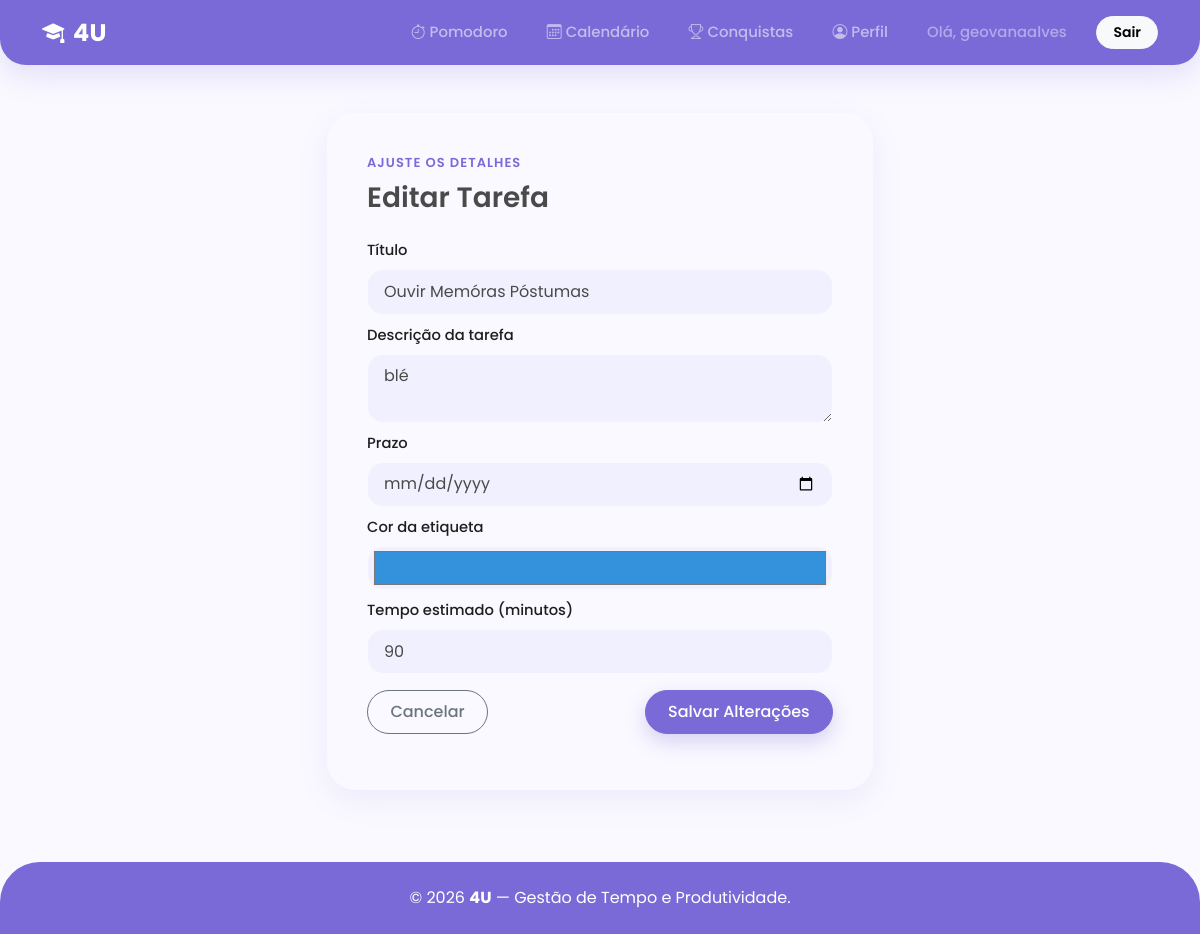
The page /tarefas/4/editar/ (signed in) on the database its author committed.
### core/models.py (models this page shows, shortened)
class Tarefa(models.Model):
    usuario = models.ForeignKey(User, on_delete=models.CASCADE, related_name='tarefas')
    titulo = models.CharField(max_length=200)
    descricao = models.TextField(blank=True, null=True)
    data_execucao = models.DateField()
    concluida = models.BooleanField(default=False)
    cor_etiqueta = models.CharField(max_length=7, default="#3498db")
    tempo_estimado_minutos = models.IntegerField(default=0)

### core/views.py (the view)
# urls.py: path('tarefas/<int:pk>/editar/', views.editar_tarefa_view, name='editar_tarefa'),
@login_required
def editar_tarefa_view(request, pk):
    tarefa = get_object_or_404(Tarefa, pk=pk, usuario=request.user)
    if request.method == 'POST':
        form = TarefaForm(request.POST, instance=tarefa)
        origem = request.POST.get('origem', 'calendario')
        if form.is_valid():
            form.save()
            messages.success(request, 'Tarefa atualizada com sucesso!')
            return redirect(origem if origem in ('dashboard', 'calendario') else 'calendario')
    else:
        form = TarefaForm(instance=tarefa)
        origem = request.GET.get('origem', 'calendario')
    return render(request, 'core/tarefa_form.html', {
        'form': form, 'modo': 'editar', 'tarefa': tarefa, 'origem': origem
    })

### core/forms.py
class TarefaForm(forms.ModelForm):
    class Meta:
        model = Tarefa
        fields = ['titulo', 'descricao', 'data_execucao', 'cor_etiqueta', 'tempo_estimado_minutos']
        labels = {
            'titulo': 'Título',
            'descricao': 'Descrição da tarefa',
            'data_execucao': 'Prazo',
            'cor_etiqueta': 'Cor da etiqueta',
            'tempo_estimado_minutos': 'Tempo estimado (minutos)',
        }
        widgets = {
            'titulo': forms.TextInput(attrs={'class': 'form-control'}),
            'descricao': forms.Textarea(attrs={'class': 'form-control', 'rows': 2}),
            'data_execucao': forms.DateInput(attrs={'class': 'form-control', 'type': 'date'}),
            'cor_etiqueta': forms.TextInput(attrs={'class': 'form-control', 'type': 'color'}),
            'tempo_estimado_minutos': forms.NumberInput(attrs={'class': 'form-control'}),
        }

### core/templates/core/tarefa_form.html (shortened to what this page needs)
{% extends 'core/base.html' %}
{% block content %}
<div class="row justify-content-center">
    <div class="col-md-6">
        <div class="card auth-card shadow-sm border-0">
            <div class="card-body p-4">
                <span class="text-eyebrow d-block">
                    {% if modo == 'editar' %}Ajuste os detalhes{% else %}Planeje seu foco{% endif %}
                </span>
                <h3 class="card-title mt-2 mb-4">
                    {% if modo == 'editar' %}
                    Editar Tarefa
                    {% else %}
                    Nova Tarefa
                    {% endif %}
                </h3>
                <form method="post" class="row g-2 mb-3">
                    {% for field in form %}
                    <div class="col-12">
                        <label class="form-label">{{ field.label }}</label>
                        {{ field }}
                    </div>
                    {% endfor %}
                    <div class="d-flex justify-content-between mt-3">
                        <a href="{% url origem %}" class="btn btn-outline-secondary">Cancelar</a>
                        <button type="submit" class="btn btn-primary">
                            {% if modo == 'editar' %}Salvar Alterações{% else %}Criar Tarefa{% endif %}
                        </button>
                    </div>
                </form>
            </div>
        </div>
    </div>
</div>
{% endblock %}

### core/templates/core/base.html (shortened to what this page needs)
{% load static %}
<!DOCTYPE html>
<html lang="pt-br">
<head>
    <link href="https://cdn.jsdelivr.net/npm/bootstrap@5.3.0/dist/css/bootstrap.min.css" rel="stylesheet">
    <link href="https://cdn.jsdelivr.net/npm/bootstrap-icons@1.11.3/font/bootstrap-icons.css" rel="stylesheet">
    <link href="{% static 'core/css/theme.css' %}" rel="stylesheet">
</head>
<body class="d-flex flex-column min-vh-100">
    <nav class="navbar navbar-expand-lg navbar-dark bg-primary site-navbar sticky-top mb-4">
        <div class="container">
            <a class="navbar-brand fw-bold d-flex align-items-center gap-2" href="{% url 'landing_page' %}">
                <i class="bi bi-mortarboard-fill"></i> 4U
            </a>
            <div class="collapse navbar-collapse" id="navbarNav">
                <ul class="navbar-nav ms-auto align-items-lg-center gap-lg-1">
                    {% if user.is_authenticated %}
                    <li class="nav-item"><a class="nav-link" href="{% url 'dashboard' %}"><i
                                class="bi bi-stopwatch me-1"></i>Pomodoro</a></li>
                    <li class="nav-item"><a class="nav-link" href="{% url 'calendario' %}"><i
                                class="bi bi-calendar3 me-1"></i>Calendário</a></li>
                    <li class="nav-item"><a class="nav-link" href="{% url 'conquistas' %}"><i
                                class="bi bi-trophy me-1"></i>Conquistas</a></li>
                    <li class="nav-item"><a class="nav-link" href="{% url 'perfil' %}"><i
                                class="bi bi-person-circle me-1"></i>Perfil</a></li>
                    <li class="nav-item"><span class="nav-link disabled text-white-50">Olá, {{ user.username }}</span>
                    </li>
                    <li class="nav-item ms-lg-2"><a class="btn btn-light btn-sm fw-semibold px-3"
                            href="{% url 'logout' %}">Sair</a></li>
                    {% else %}
                    <li class="nav-item"><a class="nav-link" href="{% url 'login' %}">Login</a></li>
                    <li class="nav-item ms-lg-2"><a class="btn btn-light btn-sm fw-semibold px-3"
                            href="{% url 'cadastro' %}">Cadastro</a></li>
                    {% endif %}
                </ul>
            </div>
        </div>
    </nav>
    <main class="container my-4 flex-grow-1">
        {% block content %}
        {% endblock %}
    </main>
    <footer class="site-footer text-center py-4 mt-5">
        <p class="mb-0">&copy; 2026 <strong>4U</strong> — Gestão de Tempo e Produtividade.</p>
    </footer>
</body>
</html>

### core/static/core/css/theme.css (style rules this page uses)
:root { --brand-primary: #7a6ad8; --brand-primary-dark: #6355c4; --brand-primary-darker: #4f43a8; --brand-light: #f1f0fe; --brand-dark: #1e1e1e; --brand-gray: #4a4a4a; --bs-primary: var(--brand-primary); --bs-primary-rgb: 122, 106, 216; --bs-link-color: var(--brand-primary); --bs-link-color-rgb: 122, 106, 216; --bs-link-hover-color: var(--brand-primary-dark); --bs-link-hover-color-rgb: 99, 85, 196; --bs-body-font-family: 'Poppins', sans-serif; --bs-body-color: var(--brand-gray); --bs-body-bg: #faf9ff; --bs-border-radius-sm: 10px; --bs-border-radius: 16px; --bs-border-radius-lg: 22px; --bs-border-radius-xl: 28px; --bs-border-radius-2xl: 34px; }
html, body { font-family: 'Poppins', sans-serif; background-color: var(--bs-body-bg); color: var(--brand-gray); }
h1, h2, h3, h4, h5, h6 { font-family: 'Poppins', sans-serif; color: var(--brand-dark); font-weight: 600; }
a { color: var(--brand-primary); }
.text-eyebrow { display: inline-block; color: var(--brand-primary); font-size: 13px; font-weight: 600; letter-spacing: .08em; text-transform: uppercase; }
.site-navbar { border-radius: 0 0 26px 26px; padding-top: .6rem; padding-bottom: .6rem; box-shadow: 0 10px 30px rgba(122, 106, 216, .18) !important; }
.site-navbar .navbar-brand { font-size: 1.5rem; letter-spacing: .02em; }
.site-navbar .navbar-brand i { font-size: 1.4rem; }
.site-navbar .nav-link { border-radius: 30px; padding: .5rem 1.1rem !important; font-weight: 500; font-size: .93rem; transition: all .25s ease; }
.site-navbar .nav-link.disabled { opacity: .85; }
.btn { border-radius: 30px; font-weight: 500; padding: .55rem 1.4rem; transition: all .25s ease; }
.btn-sm { border-radius: 22px; padding: .3rem 1rem; }
.btn-primary { --bs-btn-bg: var(--brand-primary); --bs-btn-border-color: var(--brand-primary); --bs-btn-hover-bg: var(--brand-primary-dark); --bs-btn-hover-border-color: var(--brand-primary-dark); --bs-btn-active-bg: var(--brand-primary-darker); --bs-btn-active-border-color: var(--brand-primary-darker); --bs-btn-disabled-bg: var(--brand-primary); --bs-btn-disabled-border-color: var(--brand-primary); box-shadow: 0 8px 20px rgba(122, 106, 216, .28); }
.card { border-radius: 22px; box-shadow: 0 10px 30px rgba(122, 106, 216, .10) !important; transition: transform .25s ease, box-shadow .25s ease; }
.card .card-title { font-weight: 600; }
.auth-card { border-radius: 28px; overflow: hidden; }
.auth-card .card-body { padding: 2.5rem !important; }
.form-control, .form-select { background-color: var(--brand-light); border: 1px solid transparent; border-radius: 16px; padding: .6rem 1rem; }
.form-control[type="color"] { padding: .25rem .4rem; height: 44px; }
.form-label { font-weight: 500; color: var(--brand-dark); font-size: .92rem; }
.site-footer { background-color: var(--brand-primary); color: #fff; border-radius: 40px 40px 0 0; }
.site-footer p { color: #fff; }

### rows shown on the page
Tarefa: form "Ouvir Memóras Póstumas" "blé" "#3392db" "90"

### other values the page prints
{{ user.username }} "geovanaalves"
{{ field.label }} "Título" "Descrição da tarefa" "Prazo" "Cor da etiqueta" "Tempo estimado (minutos)"
